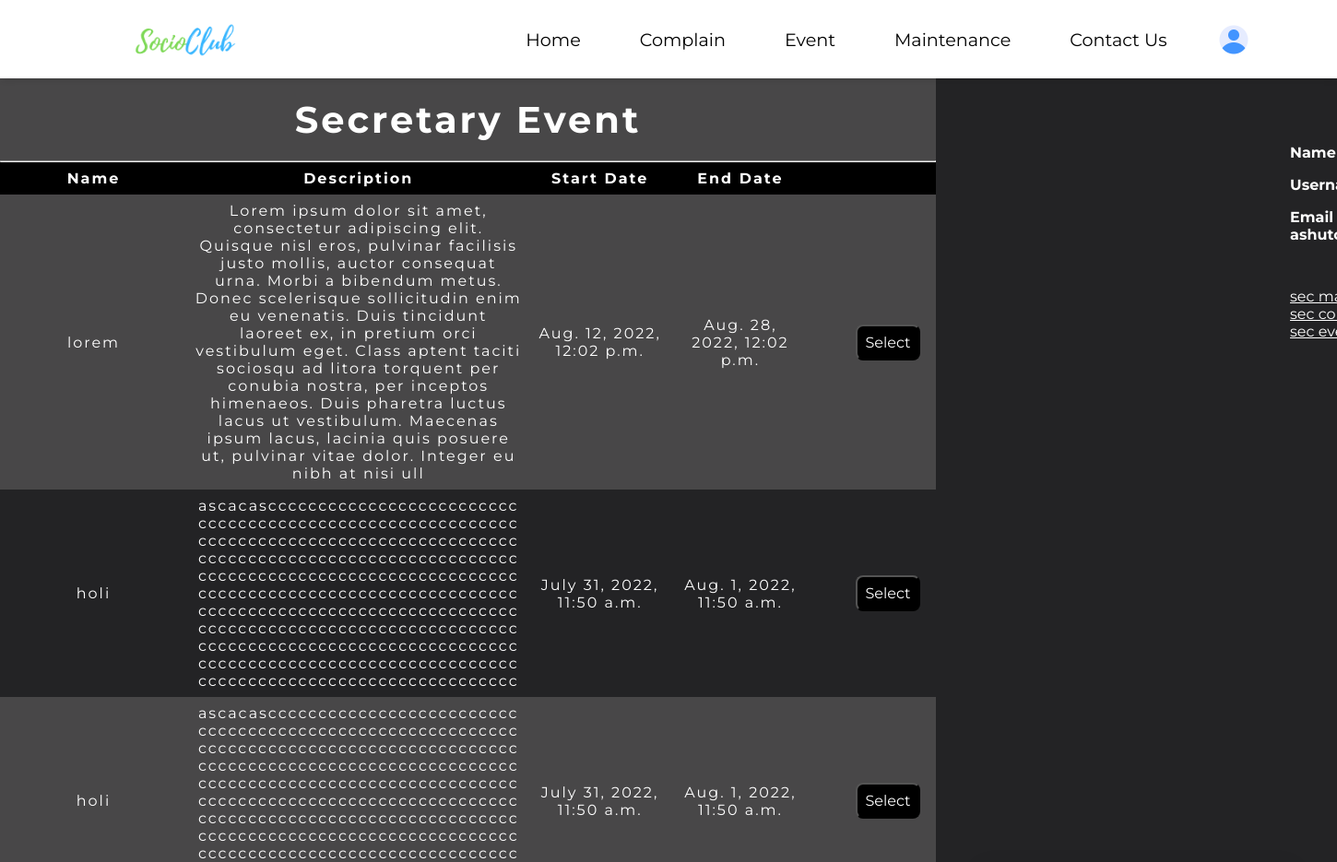
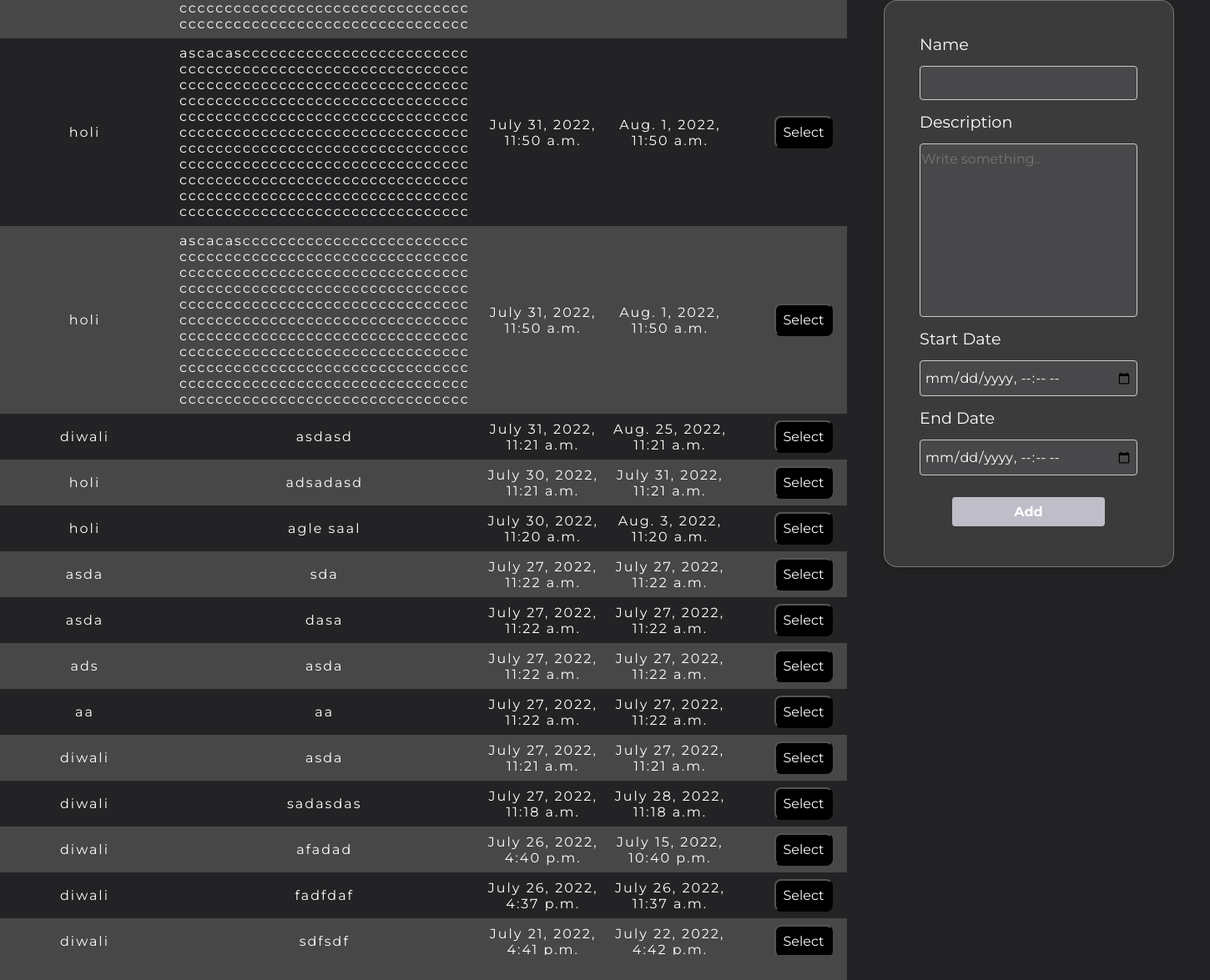
Screenshot of /sec_event/ (signed in) with the database file from the repository (2 pictures, top to bottom).
### user_data/models.py (models this page shows)
class Event(models.Model):
    society_name = models.ForeignKey(Society, on_delete=models.CASCADE)
    event_name = models.CharField(max_length=100)
    event_description = models.TextField(max_length=500)
    event_start_date = models.DateTimeField()
    event_end_date = models.DateTimeField()
    def __str__(self):
        return str(self.event_name) + ' ' + str(self.event_start_date)

### SocioClub/views.py (the view, shortened to what this page needs)
# urls.py: path('sec_event/', views.sec_event , name = "sec_event"),
def  sec_event(request):
    society_name = User_Detail.objects.get(user=request.user).society_name
    events = Event.objects.filter(society_name = society_name).order_by('-event_start_date')
    return render (request, "sec-event.html", {'events': events})

### templates/sec-event.html (shortened to what this page needs)
{% extends "base.html" %}
{% load static %}
{% url 'login' as login %}
{%block cssblock%}
<link rel="stylesheet" href="{% static 'css/sec-event.css'%}"> {%endblock%}
{% block mainblock %}
<div class="sec-container">
    <div class="sec-left">
        <h3>Secretary Event</h3>
        <hr>
        <div class="only-table-main">
            <table>
                <thead>
                    <tr>
                        <th class="name">Name</th>
                        <th class="desc">Description</th>
                        <th class="date">Start Date</th>
                        <th class="date">End Date</th>
                        <th></th>
                    </tr>
                </thead>
                <tbody>
                    {% for e in events %}
                    <tr>
                        <td class="name">{{e.event_name}}</td>
                        <td class="desc">{{e.event_description}}</td>
                        <td class="date">{{e.event_start_date}}</td>
                        <td class="date">{{e.event_end_date}}</td>
                        <td> <button class="select-btn">Select</button></td>
                    </tr>
                    {% endfor %}
                </tbody>
            </table>
        </div>
    </div>
    <div class="sec-right">
        <div class="sec-right-form">
            <form method="POST" action="{% url 'sec_event' %}">
                <label>Name</label>
                <input type="text" name="event_name" maxlength="100">
                <label>Description</label>
                <textarea id="details" name="event_description" rows="10" placeholder="Write something.." maxlength="500" required></textarea>
                <label>Start Date</label>
                <input type="datetime-local" name="event_start_date">
                <label>End Date</label>
                <input type="datetime-local" name="event_end_date">
                <input type="submit" value="Add">
            </form>
        </div>
    </div>
</div>
{% endblock %}

### templates/base.html (shortened to what this page needs)
{% url 'index' as index %}
{% url 'complain' as complain %}
{% url 'maintenance' as maintenance %}
{% url 'contact_us' as contact_us %}
{% url 'event' as event %}
<!DOCTYPE html>
<html lang="en">
{%load static%}
<head>
    <link rel="stylesheet" href="{% static 'css/nav.css'%}">
    {%block cssblock%} {%endblock%}
</head>
<body>
    <nav>
        <div class="left" onclick="admin()">
            <img src="{% static 'images/logo1.png' %}" alt="LOGO">
        </div>
        <div class="right">
            <a href="{% url 'index' %}" class="{% if request.path == index %} active {%endif%}">Home</a>
            <a href="{% url 'complain' %}" class="{% if request.path == complain %} active {%endif%}">Complain</a>
            <a href="{% url 'event' %}" class="{% if request.path == event %} active {%endif%}">Event</a>
            <a href="{% url 'maintenance' %}"
                class="{% if request.path == maintenance %} active {%endif%}">Maintenance</a>
            <a href="{% url 'contact_us' %}" class="{% if request.path == contact_us %} active {%endif%}">Contact Us</a>
            <div class="user-profile" onclick="openSideNav()">
                <img src="{% static 'images/user.png' %}" alt="Illustration">
            </div>
        </div>
    </nav>
    <div id="sideNav">
        <div class="user-profile-data">
            <h6>Name : {{request.user.first_name}} {{request.user.last_name}}</h6>
            <h6>Username : {{request.user}}</h6>
            <h6>Email : {{request.user.email}}</h6>
            <a href="{% url 'sec_main' %}" target="_blank">sec main</a><br>
            <a href="{% url 'sec_complain' %}" target="_blank">sec complain</a><br>
            <a href="{% url 'sec_event' %}" target="_blank">sec event</a><br>
        </div>
    </div>
    {%block mainblock%}
    {%endblock%}
</body>
</html>

### static/css/nav.css (style rules this page uses)
body { overflow: hidden; }
nav { position: relative; max-width: 100vw; display: flex; justify-content: space-between; align-items: center; font-size: 1.2rem; padding: 1% 5% 1%; box-shadow: 0 2px 8px -2px rgb(0 0 0 / 20%); overflow: hidden; }
nav .left { position: relative; height: 3.5rem; width: 20%; }
.left img { position: absolute; top: 50%; left: 50%; transform: translate(-50%, -50%); height: 200%; width: auto; }
nav .right { overflow: hidden; display: flex; align-items: center; }
nav .right a { position: relative; text-decoration: none; color: black; padding: 1rem; outline: none; overflow: hidden; margin: 0 1rem; }
nav .right a::before { content: ""; background-color: #ff436a; border-radius: 7px; position: absolute; height: calc(100% - 3px); width: calc(100% - 4px); z-index: -1; top: 110%; left: 0%; transition: 0.4s ease; }
.user-profile { height: 3rem; width: 3rem; display: flex; align-items: center; justify-content: center; margin: 0 1rem; cursor: pointer; }
.user-profile img { height: 2rem; }
#sideNav { position: absolute; right: -20%; height: 100vh; width: 20%; background-color:#ff436a ; transition: 0.4s ease-in-out; z-index: 3; display: flex; flex-direction: row-reverse; }
.user-profile-data { color: black; margin-top: 7rem; width: 50rem; padding: 15%; }
.user-profile-data h6 { font-size: 1rem; margin-bottom: 1rem; width: 100%; }

### static/css/sec-event.css (style rules this page uses)
* { margin: 0%; padding: 0%; box-sizing: border-box; font-family: 'Montserrat', sans-serif; color: white; }
body { height: 100vh; display: flex; flex-direction: column; }
.sec-container { background-color: #232325; display: flex; height: calc(100vh - 8vw); width: 100vw; flex: 1; }
.sec-left { width: 70%; background-color: #484748; }
.sec-right { width: 30%; display: flex; flex-direction: column; align-items: center; justify-content: center; }
.sec-right-form { width: 80%; display: flex; flex-direction: column; justify-content: center; align-items: center; background: rgba(255, 255, 255, 0.11); border-radius: 16px; box-shadow: 0 4px 20px rgba(0, 0, 0, 0.1); backdrop-filter: blur(4.6px); -webkit-backdrop-filter: blur(4.6px); border: 1px solid rgba(255, 255, 255, 0.3); }
.sec-right form { display: flex; flex-direction: column; margin: 1.5rem; width: 80%; padding: 0.5rem; }
.sec-right form label { font-size: 1.2rem; padding: 0.5rem 0; }
.sec-right .sec-right-form form input[type=datetime-local], input[type=text] { background-color: rgba(255, 255, 255, 0.07); border: 1px solid #ccc; border-radius: 4px; margin: 6px 0px; padding: 10px 5px; font-size: 1rem; }
.sec-right .sec-right-form form input[type=submit] { width: 70%; background-color: #bfbdc8; color: white; font-weight: bolder; padding: 0.5rem 1rem; border: none; margin: auto; margin-bottom: 1rem; border-radius: 4px; cursor: pointer; margin-top: 20px; transition: 0.5s ease; font-size: 1rem; }
.sec-left h3 { letter-spacing: 3px; padding: 20px; font-weight: bolder; font-size: 40px; text-align: center; }
table { border-collapse: collapse; width: 100%; font-family: 'Montserrat', sans-serif; }
.only-table-main { overflow-y: scroll; height: 80%; width: 100%; }
thead th { z-index: 2; position: sticky; top: 0; background-color: black; }
td, th { border: 2px soild red; text-align: center; padding: 8px; letter-spacing: 2px; }
tr:nth-child(even) { background-color: #232325; }
tbody { height: 60%; width: 100%; }
.select-btn { font-size: 1rem; padding: 0.5rem; background-color: black; color: white; border-radius: 0.5rem; cursor: pointer; margin-left: 2rem; }
textarea { border: 1px solid #ccc; resize: none; background-color: rgba(255,255,255,0.07); border-radius: 4px; margin: 6px 0px; padding: 8px 1px; color: white; font-size: 1rem; }
.desc { max-width: 20rem; word-wrap: break-word; }
.name { width: 20%; }
.date { width: 15%; }

### rows the page displays
Event: event_name "lorem", event_description "Lorem ipsum dolor sit amet, consectetur adipiscing elit. Quisque nisl eros, pulvinar facilisis justo mollis, auctor consequat urna. Morbi a bibendum metus. Donec scelerisque sollicitudin enim eu venenatis. Duis tincidunt laoreet ex, in pretium orci vestibulum eget. Class aptent taciti sociosqu ad litora torquent per conubia nostra, per inceptos himenaeos. Duis pharetra luctus lacus ut vestibulum. Maecenas ipsum lacus, lacinia quis posuere ut, pulvinar vitae dolor. Integer eu nibh at nisi ull", event_start_date "Aug. 12, 2022, 12:02 p.m.", event_end_date "Aug. 28, 2022, 12:02 p.m."
Event: event_name "holi", event_description "ascacasccccccccccccccccccccccccccccccccccccccccccccccccccccccccccccccccccccccccccccccccccccccccccccccccccccccccccccccccccccccccccccccccccccccccccccccccccccccccccccccccccccccccccccccccccccccccccccccccccccccccccccccccccccccccccccccccccccccccccccccccccccccccccccccccccccccccccccccccccccccccccccccccccccccccccccccccccccccccccccccccccccccccccccccccccccccccc", event_start_date "July 31, 2022, 11:50 a.m.", event_end_date "Aug. 1, 2022, 11:50 a.m."
Event: event_name "holi", event_description "ascacasccccccccccccccccccccccccccccccccccccccccccccccccccccccccccccccccccccccccccccccccccccccccccccccccccccccccccccccccccccccccccccccccccccccccccccccccccccccccccccccccccccccccccccccccccccccccccccccccccccccccccccccccccccccccccccccccccccccccccccccccccccccccccccccccccccccccccccccccccccccccccccccccccccccccccccccccccccccccccccccccccccccccccccccccccccccccc", event_start_date "July 31, 2022, 11:50 a.m.", event_end_date "Aug. 1, 2022, 11:50 a.m."
Event: event_name "holi", event_description "ascacasccccccccccccccccccccccccccccccccccccccccccccccccccccccccccccccccccccccccccccccccccccccccccccccccccccccccccccccccccccccccccccccccccccccccccccccccccccccccccccccccccccccccccccccccccccccccccccccccccccccccccccccccccccccccccccccccccccccccccccccccccccccccccccccccccccccccccccccccccccccccccccccccccccccccccccccccccccccccccccccccccccccccccccccccccccccccc", event_start_date "July 31, 2022, 11:50 a.m.", event_end_date "Aug. 1, 2022, 11:50 a.m."
Event: event_name "holi", event_description "ascacasccccccccccccccccccccccccccccccccccccccccccccccccccccccccccccccccccccccccccccccccccccccccccccccccccccccccccccccccccccccccccccccccccccccccccccccccccccccccccccccccccccccccccccccccccccccccccccccccccccccccccccccccccccccccccccccccccccccccccccccccccccccccccccccccccccccccccccccccccccccccccccccccccccccccccccccccccccccccccccccccccccccccccccccccccccccccc", event_start_date "July 31, 2022, 11:50 a.m.", event_end_date "Aug. 1, 2022, 11:50 a.m."
Event: event_name "diwali", event_description "asdasd", event_start_date "July 31, 2022, 11:21 a.m.", event_end_date "Aug. 25, 2022, 11:21 a.m."
Event: event_name "holi", event_description "adsadasd", event_start_date "July 30, 2022, 11:21 a.m.", event_end_date "July 31, 2022, 11:21 a.m."
Event: event_name "holi", event_description "agle saal", event_start_date "July 30, 2022, 11:20 a.m.", event_end_date "Aug. 3, 2022, 11:20 a.m."
Event: event_name "asda", event_description "sda", event_start_date "July 27, 2022, 11:22 a.m.", event_end_date "July 27, 2022, 11:22 a.m."
Event: event_name "asda", event_description "dasa", event_start_date "July 27, 2022, 11:22 a.m.", event_end_date "July 27, 2022, 11:22 a.m."
Event: event_name "ads", event_description "asda", event_start_date "July 27, 2022, 11:22 a.m.", event_end_date "July 27, 2022, 11:22 a.m."
Event: event_name "aa", event_description "aa", event_start_date "July 27, 2022, 11:22 a.m.", event_end_date "July 27, 2022, 11:22 a.m."
Event: event_name "diwali", event_description "asda", event_start_date "July 27, 2022, 11:21 a.m.", event_end_date "July 27, 2022, 11:21 a.m."
Event: event_name "diwali", event_description "sadasdas", event_start_date "July 27, 2022, 11:18 a.m.", event_end_date "July 28, 2022, 11:18 a.m."
Event: event_name "diwali", event_description "afadad", event_start_date "July 26, 2022, 4:40 p.m.", event_end_date "July 15, 2022, 10:40 p.m."
Event: event_name "diwali", event_description "fadfdaf", event_start_date "July 26, 2022, 4:37 p.m.", event_end_date "July 26, 2022, 11:37 a.m."
Event: event_name "diwali", event_description "sdfsdf", event_start_date "July 21, 2022, 4:41 p.m.", event_end_date "July 22, 2022, 4:42 p.m."
